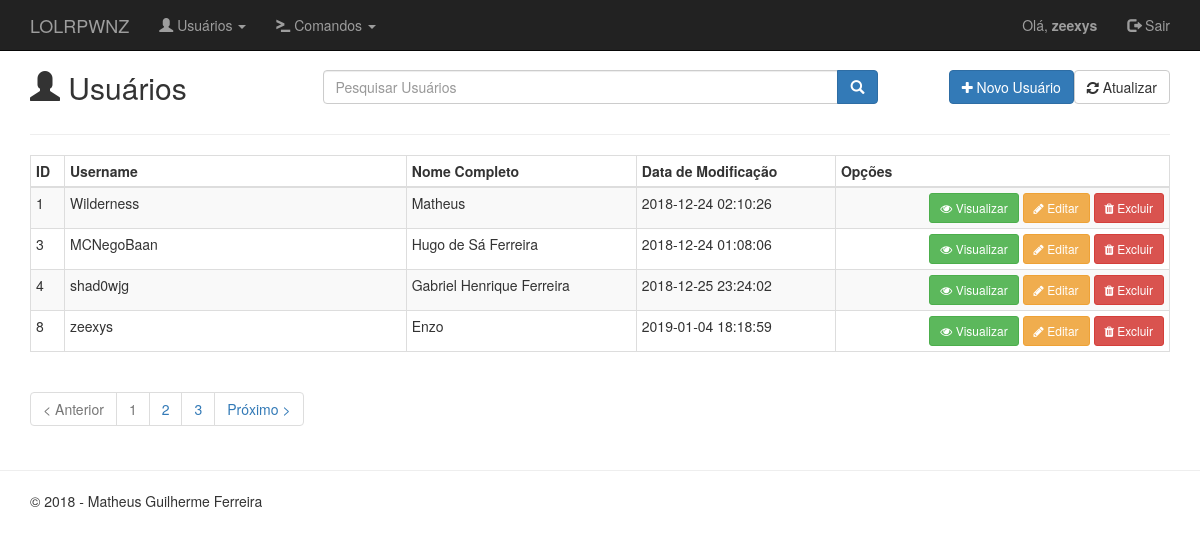
/users/index.php (signed in), run on the app's committed database.
### tables this page shows
CREATE TABLE `users` (
  `id` int(11) NOT NULL,
  `username` varchar(15) NOT NULL,
  `password` varchar(40) NOT NULL,
  `role` int(255) NOT NULL,
  `realname` varchar(255) NOT NULL,
  `birthdate` varchar(30) NOT NULL,
  `address` varchar(255) NOT NULL,
  `email` varchar(50) NOT NULL,
  `phone` varchar(30) DEFAULT NULL,
  `mobile` varchar(30) DEFAULT NULL,
  `created` datetime NOT NULL,
  `modified` datetime NOT NULL,
  `active` tinyint(1) NOT NULL DEFAULT '1'
);

### inc/database.php (called while the page is built, shortened)
<?php
function open_database() {
    try {
        $conn = new mysqli(DB_HOST, DB_USER, DB_PASSWORD, DB_NAME);
        return $conn;
    } catch (Exception $e) {
        echo $e->getMessage();
        return null;
    }
}
function find( $table = null, $id = null ) {
    $database = open_database();
    $found = null;
    try {
        if ($id) {
            $sql = "SELECT * FROM " . $table . " WHERE id = " . $id;
            $result = $database->query($sql);
            if ($result->num_rows > 0) {
                $found = $result->fetch_assoc();
            }
        } else {
            $sql = "SELECT * FROM " . $table;
            $result = $database->query($sql);
            if ($result->num_rows > 0) {
                $found = $result->fetch_all(MYSQLI_ASSOC);
            }
        }
    } catch (Exception $e) {
        $_SESSION['message'] = $e->GetMessage();
        $_SESSION['type'] = 'danger';
    }
    return $found;
}
function find_all( $table ) {
    return find($table);
}

### users/functions.php (called while the page is built, shortened)
<?php
function index() {
    $users = find_all('users');
}

### users/index.php (the view, shortened to what this page needs)
<?php
require_once('functions.php');
index();
?>
    <header>
        <div id="top" class="row">
            <div class="col-md-3">
                <h2><span class="glyphicon glyphicon-user" aria-hidden="true"></span> Usuários</h2>
            </div>
            <div class="col-md-6">
                <div class="input-group h2">
                    <input name="data[search]" class="form-control" id="search" type="text" placeholder="Pesquisar Usuários">
                    <span class="input-group-btn">
                <button class="btn btn-primary" type="submit">
                    <span class="glyphicon glyphicon-search"></span>
                </button>
            </span>
                </div>
            </div>
            <div class="col-md-3">
                <a class="btn btn-default pull-right h2" href="index.php"><i class="fa fa-refresh"></i> Atualizar</a>
                <a class="btn btn-primary pull-right h2" href="add.php"><i class="fa fa-plus"></i> Novo Usuário</a>
            </div>
        </div>
    </header>
    <hr>
    <table class="table table-hover table-striped table-bordered table-condensed" >
        <thead>
        <tr>
            <th>ID</th>
            <th width="30%">Username</th>
            <th>Nome Completo</th>
            <th>Data de Modificação</th>
            <th>Opções</th>
        </tr>
        </thead>
        <tbody>
        <?php if ($users) : ?>
            <?php foreach ($users as $user) : ?>
                <tr>
                    <td><?php echo $user['id']; ?></td>
                    <td><?php echo $user['username']; ?></td>
                    <td><?php echo $user['realname']; ?></td>
                    <td><?php echo $user['modified']; ?></td>
                    <td class="actions text-right">
                        <a href="view.php?id=<?php echo $user['id']; ?>" class="btn btn-sm btn-success"><i class="fa fa-eye"></i> Visualizar</a>
                        <a href="edit.php?id=<?php echo $user['id']; ?>" class="btn btn-sm btn-warning"><i class="fa fa-pencil"></i> Editar</a>
                        <a href="#" class="btn btn-sm btn-danger" data-toggle="modal" data-target="#delete-modal" data-customer="<?php echo $user['id']; ?>">
                            <i class="fa fa-trash"></i> Excluir
                        </a>
                    </td>
                </tr>
            <?php endforeach; ?>
        <?php else : ?>
            <tr>
                <td colspan="6">Nenhum registro encontrado.</td>
            </tr>
        <?php endif; ?>
        </tbody>
    </table>
    <div id="bottom" class="row">
        <div class="col-md-12">
            <ul class="pagination">
                <li class="disabled"><a>&lt; Anterior</a></li>
                <li class="disabled"><a>1</a></li>
                <li><a href="#">2</a></li>
                <li><a href="#">3</a></li>
                <li class="next"><a href="#" rel="next">Próximo &gt;</a></li>
            </ul>
        </div>
    </div>

### inc/header.php (style rules this page uses)
body { padding-top: 50px; padding-bottom: 20px; }

### data on the page
users: id "1", username "Wilderness", realname "Matheus", modified "2018-12-24 02:10:26"
users: id "3", username "MCNegoBaan", realname "Hugo de Sá Ferreira", modified "2018-12-24 01:08:06"
users: id "4", username "shad0wjg", realname "Gabriel Henrique Ferreira", modified "2018-12-25 23:24:02"
users: id "8", username "zeexys", realname "Enzo", modified "2019-01-04 18:18:59"

### other printed values
$_SESSION['UserName'] "zeexys"
